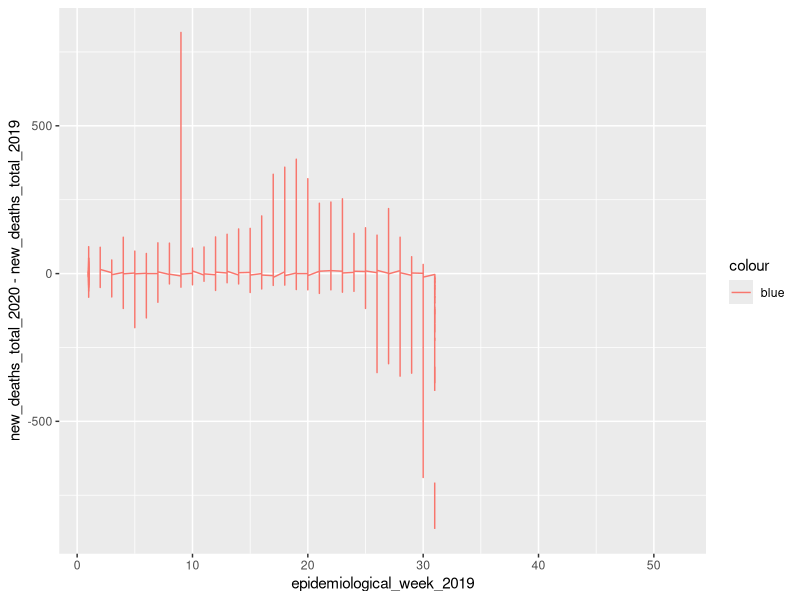
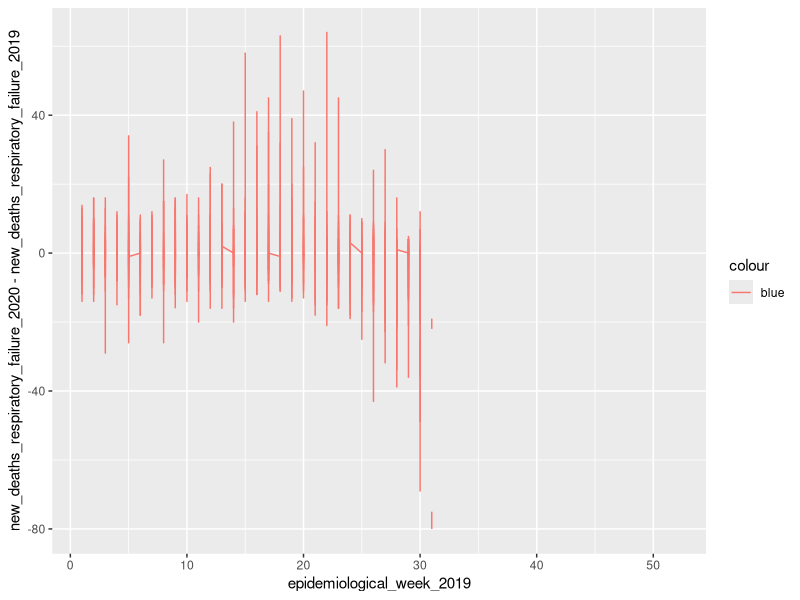

Reproduce these figures in R, in order. (Note: this script raises an error after producing the figures.)
library(tidyverse)

dados<-read.csv(file = "obito_cartorio.csv",header=TRUE)

dados %>% ggplot() +
          geom_line(aes(x = epidemiological_week_2019, y =  new_deaths_total_2020 -new_deaths_total_2019,color = "blue"))
          

dados %>% ggplot() +
  geom_line(aes(x = epidemiological_week_2019, y =  new_deaths_respiratory_failure_2020 -new_deaths_respiratory_failure_2019,color = "blue"))

aq <- dados %>% filter(state == "SP" & epidemiological_week_2019 < 25) %>% mutate(delta_respiratory_failure = new_deaths_respiratory_failure_2020 - new_deaths_respiratory_failure_2019,
                 delta_indeterminate = deaths_indeterminate_2020 - deaths_indeterminate_2019,
                 delta_others = deaths_others_2020 - deaths_others_2019,
                 delta_pneumonia = deaths_pneumonia_2020 - deaths_pneumonia_2019,
                 delta_septicemia = deaths_septicemia_2020 - deaths_septicemia_2019,
                 delta_sars = deaths_sars_2020 - deaths_sars_2019) %>%
          select(date,delta_respiratory_failure,delta_indeterminate,delta_others,delta_pneumonia,delta_pneumonia,delta_septicemia,delta_sars)

aq$date <- as.Date(aq$date)
aq <- aq %>% filter(date< as.POSIXct("2020-06-30"))
aw <- melt(aq,id.vars = "date") 

aw %>% ggplot(aes(x = date, y = value)) + 
  facet_wrap(~variable) +
  geom_line()
